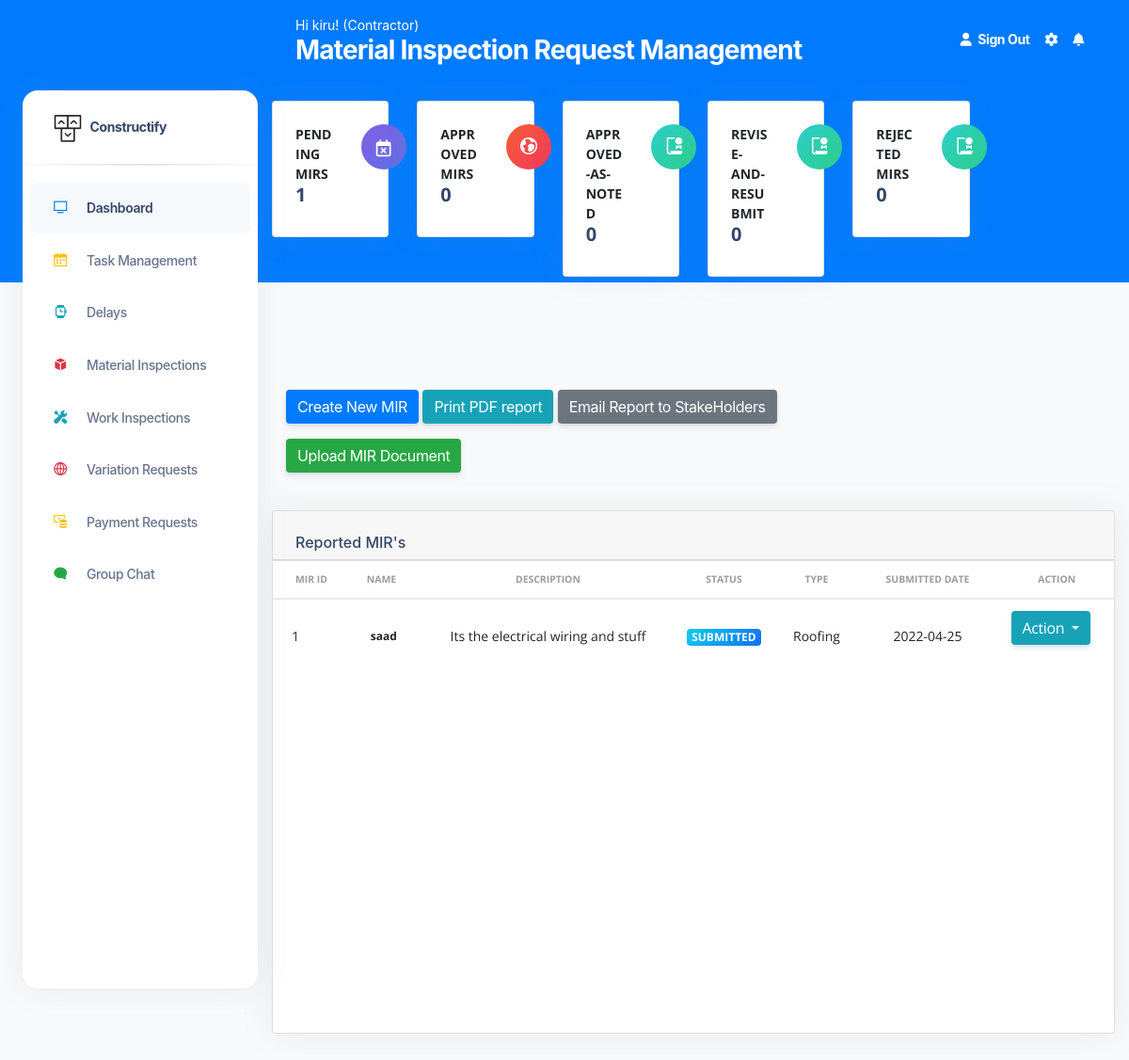
The page /MaterialInspectReqs (signed in) on the database its author committed.
### construct/models.py (models this page shows, shortened)
class User(db.Model, UserMixin):
    id = db.Column(db.Integer(), nullable=False, primary_key=True)
    username = db.Column(db.String(length=30), nullable=False, unique=True)
    email_address = db.Column(db.String(length=50),
                              nullable=False, unique=True)
    password_hash = db.Column(db.String(length=50),
                              nullable=False, unique=True)
    role = db.Column(db.String(length=30), nullable=False, unique=False)
    contact_number = db.Column(db.String(length=30), nullable=False, unique=False)
    @property
    def password(self):
        return self.password

class MaterialInspectionRequests(db.Model):
    id = db.Column(db.Integer(), nullable=False, primary_key=True)
    type = db.Column(db.String(length=30), nullable=False)
    name = db.Column(db.String(length=30), nullable=False)
    description = db.Column(db.String(length=30), nullable=False)
    status = db.Column(db.String(length=30), nullable=True, default="Submitted")
    submitted_date = db.Column(db.String(length=30), nullable=False)

### construct/routes.py (the view)
@app.route("/MaterialInspectReqs", methods=['GET', 'POST'])
@login_required
def material_inspection_page():
    db.create_all()
    pending_mirs= MaterialInspectionRequests.query.filter(MaterialInspectionRequests.status == "Submitted").count()
    approved_mirs= MaterialInspectionRequests.query.filter(MaterialInspectionRequests.status == "Approved!").count()
    Approved_As_Noted_mirs= MaterialInspectionRequests.query.filter(MaterialInspectionRequests.status == "Approved-As-Noted").count()
    ReviseandReSubmit_mirs= MaterialInspectionRequests.query.filter(MaterialInspectionRequests.status == "Revise-and-ReSubmit").count()
    Rejected_mirs= MaterialInspectionRequests.query.filter(MaterialInspectionRequests.status == "Rejected").count()
    mir_list = MaterialInspectionRequests.query.all()
    page_message="Material Inspection Request Management"
    for mir in mir_list:
        print(mir.id)
        print(mir.name)
        print(mir.description)
        print(mir.status)
    if request.method == "GET":
        return render_template('MaterialInspectionManagementPage.html',pending_mirs=pending_mirs,approved_mirs=approved_mirs,Approved_As_Noted_mirs=Approved_As_Noted_mirs,
        ReviseandReSubmit_mirs=ReviseandReSubmit_mirs,Rejected_mirs=Rejected_mirs,mir_list=mir_list,page_message=page_message )

### construct/models.py (called while the page is built)
@login_manager.user_loader
def load_user(user_id):
    return User.query.get(int(user_id))

### construct/templates/MaterialInspectionManagementPage.html (shortened to what this page needs)
<!DOCTYPE html>
<html lang="en">
<head>
  <link href="{{ url_for('static', filename='assets')}}/css/nucleo-icons.css" rel="stylesheet" />
  <link href="{{ url_for('static', filename='assets')}}/css/nucleo-svg.css" rel="stylesheet" />
  <link href="{{ url_for('static', filename='assets')}}/css/nucleo-svg.css" rel="stylesheet" />
  <link id="pagestyle" href="{{ url_for('static', filename='assets')}}/css/argon-dashboard.css?v=2.0.2"
    rel="stylesheet" />
  <link rel="stylesheet" type="text/css"
    href="https://stackpath.bootstrapcdn.com/bootstrap/4.2.1/css/bootstrap.min.css">
</head>
{% include 'includes/GlobalSideNavbar.html' %}
<main class="main-content position-relative border-radius-lg ">
  {% include 'includes/GlobalNavbar.html' %}
  <div class="container-fluid py-4">
    <div class="row">
      <div class="col-xl-2 col-sm-6 mb-xl-0 mb-4">
        <div class="card">
          <div class="card-body p-4">
            <div class="row">
              <div class="col-8">
                <div class="numbers">
                  <p class="text-sm mb-0 text-uppercase font-weight-bold">Pending MIRs</p>
                  <h5 class="font-weight-bolder">
                    {{pending_mirs}}
                  </h5>
                </div>
              </div>
              <div class="col-4 text-end">
                <div class="icon icon-shape bg-gradient-primary shadow-primary text-center rounded-circle">
                  <i class="fa fa-calendar-times-o text-lg opacity-10" aria-hidden="true"></i>
                </div>
              </div>
            </div>
          </div>
        </div>
      </div>
      <div class="col-xl-2 col-sm-6 mb-xl-0 mb-4">
        <div class="card">
          <div class="card-body p-4">
            <div class="row">
              <div class="col-8">
                <div class="numbers">
                  <p class="text-sm mb-0 text-uppercase font-weight-bold">Approved MIRs</p>
                  <h5 class="font-weight-bolder">
                    {{approved_mirs}}
                  </h5>
                </div>
              </div>
              <div class="col-4 text-end">
                <div class="icon icon-shape bg-gradient-danger shadow-danger text-center rounded-circle">
                  <i class="ni ni-world text-lg opacity-10" aria-hidden="true"></i>
                </div>
              </div>
            </div>
          </div>
        </div>
      </div>
      <div class="col-xl-2 col-sm-6 mb-xl-0 mb-4">
        <div class="card">
          <div class="card-body p-4">
            <div class="row">
              <div class="col-8">
                <div class="numbers">
                  <p class="text-sm mb-0 text-uppercase font-weight-bold">Approved-As-Noted</p>
                  <h5 class="font-weight-bolder">
                    {{Approved_As_Noted_mirs}}
                  </h5>
                </div>
              </div>
              <div class="col-4 text-end">
                <div class="icon icon-shape bg-gradient-success shadow-success text-center rounded-circle">
                  <i class="ni ni-paper-diploma text-lg opacity-10" aria-hidden="true"></i>
                </div>
              </div>
            </div>
          </div>
        </div>
      </div>
      <div class="col-xl-2 col-sm-6 mb-xl-0 mb-4">
        <div class="card">
          <div class="card-body p-4">
            <div class="row">
              <div class="col-8">
                <div class="numbers">
                  <p class="text-sm mb-0 text-uppercase font-weight-bold">Revise-and-ReSubmit</p>
                  <h5 class="font-weight-bolder">
                    {{ReviseandReSubmit_mirs}}
                  </h5>
                </div>
              </div>
              <div class="col-4 text-end">
                <div class="icon icon-shape bg-gradient-success shadow-success text-center rounded-circle">
                  <i class="ni ni-paper-diploma text-lg opacity-10" aria-hidden="true"></i>
                </div>
              </div>
            </div>
          </div>
        </div>
      </div>
      <div class="col-xl-2 col-sm-6 mb-xl-0 mb-4">
        <div class="card">
          <div class="card-body p-4">
            <div class="row">
              <div class="col-8">
                <div class="numbers">
                  <p class="text-sm mb-0 text-uppercase font-weight-bold">Rejected MIRs </p>
                  <h5 class="font-weight-bolder">
                    {{Rejected_mirs}}
                  </h5>
                </div>
              </div>
              <div class="col-4 text-end">
                <div class="icon icon-shape bg-gradient-success shadow-success text-center rounded-circle">
                  <i class="ni ni-paper-diploma text-lg opacity-10" aria-hidden="true"></i>
                </div>
              </div>
            </div>
          </div>
        </div>
      </div>
    </div>
  </div>
  <br><br><br><br>
 <div class="col-10">
    <div class="container">
      <div class="row">
        <div class="col text-left">
         {% if current_user.role == 'Contractor' %}
          <a href="{{url_for('MIRCreate')}}" class="btn btn-primary" role="button" aria-disabled="true"
            target="_blank">Create New MIR</a>
          {% endif %}
               <a href="{{url_for('MIRPDFPage')}}" class="btn btn-info" role="button" aria-disabled="true"
            target="_blank">Print PDF report</a>
               <a href="{{url_for('MIRPDFPageEmail')}}" class="btn btn-secondary" role="button" aria-disabled="true"
            target="_blank">Email Report to StakeHolders</a>
               {% if current_user.role == 'Contractor' %}
          <a href="{{url_for('MIRDocumentUploadPage')}}" class="btn btn-success" role="button" aria-disabled="true"
            target="_blank">Upload MIR Document</a>
          {% endif %}
        </div>
      </div>
    </div>
  </div>
  <div class="container-fluid py-4">
    <div class="row">
      <div class="col-12">
        <div class="card mb-4">
          <div class="card-header pb-0">
            <h6>Reported MIR's</h6>
          </div>
          <div class="card-body px-0 pt-0 pb-10">
            <div class="table-responsive p-0">
              <table class="table align-items-center mb-10">
                <thead>
                  <tr>
                    <th class="text-uppercase text-secondary text-xxs font-weight-bolder opacity-7">MIR ID</th>
                    <th class="text-uppercase text-secondary text-xxs font-weight-bolder opacity-7 ps-2">Name</th>
                    <th class="text-center text-uppercase text-secondary text-xxs font-weight-bolder opacity-7">Description</th>
                    <th class="text-center text-uppercase text-secondary text-xxs font-weight-bolder opacity-7">Status</th>
                    <th class="text-center text-uppercase text-secondary text-xxs font-weight-bolder opacity-7">Type</th>
                    <th class="text-center text-uppercase text-secondary text-xxs font-weight-bolder opacity-7">Submitted Date</th>
                    <th class="text-center text-uppercase text-secondary text-xxs font-weight-bolder opacity-7">Action</th>
                  </tr>
                </thead>
                <tbody>
                  {% for mir in mir_list %}
                  <tr>
                    <td>
                      <div class="d-flex px-2 py-1">
                        <div class="d-flex flex-column justify-content-center">
                          <h6 class="mb-0 text-sm">{{mir.id}}</h6>
                        </div>
                      </div>
                    </td>
                    <td>
                      <p class="text-xs font-weight-bold mb-0">{{mir.name}}</p>
                    </td>
                    <td class="align-middle text-center text-sm">
                      <p class="mb-0 text-sm">{{mir.description}}</p>
                    </td>
                    {% if 'Submitted' in mir.status %}
                    <td class="align-middle text-center">
                      <span class="badge badge-sm bg-gradient-info">{{mir.status}}</span>
                    </td>
                    {% endif %}
                    <td class="align-middle text-center text-sm">
                      <p class="mb-0 text-sm">{{mir.type}}</p>
                    </td>
                    <td class="align-middle text-center">
                      <p class="mb-0 text-sm">{{mir.submitted_date}}</p>
                    </td>
                    <td class="align-middle">
                          <div class="btn-group">
                      <button type="button" class="btn btn-info dropdown-toggle" data-toggle="dropdown"
                          aria-haspopup="true" aria-expanded="false">
                         Action
                        </button>
                      </div>
                    </td>
                  </tr>
                  {% endfor %}
                </tbody>
              </table>
            </div>
          </div>
        </div>
      </div>
    </div>
  </div>
  </body>
</html>

### construct/templates/includes/GlobalNavbar.html (shortened to what this page needs)
<nav class="navbar navbar-main navbar-expand-lg px-0 mx-4 shadow-none border-radius-xl " id="navbarBlur" data-scroll="false">
    <div class="container-fluid py-1 px-3">
      <nav aria-label="breadcrumb">
        <ol class="breadcrumb bg-transparent mb-0 pb-0 pt-1 px-0 me-sm-6 me-5">
          <li class="breadcrumb-item text-sm text-white active" aria-current="page">Hi {{current_user.username}}! ({{current_user.role}}) </li>
        </ol>
        <h3 class="font-weight-bolder text-white mb-0"> {{page_message}}</h3>
      </nav>
        <ul class="navbar-nav  justify-content-end">
          <li class="nav-item d-flex align-items-left">
            <a href="{{url_for('logout_page')}}" class="nav-link text-white font-weight-bold px-0">
              <i class="fa fa-user me-sm-1"></i>
              <span class="d-sm-inline d-none">Sign Out</span>
            </a>
          </li>
          <li class="nav-item px-3 d-flex align-items-center">
            <a href="javascript:;" class="nav-link text-white p-0">
              <i class="fa fa-cog fixed-plugin-button-nav cursor-pointer"></i>
            </a>
          </li>
          <li class="nav-item dropdown pe-2 d-flex align-items-center">
            <a href="javascript:;" class="nav-link text-white p-0" id="dropdownMenuButton" data-bs-toggle="dropdown" aria-expanded="false">
              <i class="fa fa-bell cursor-pointer"></i>
            </a>
          </li>
        </ul>
      </div>
  </nav>

### construct/static/assets/css/nucleo-svg.css (style rules this page uses)
.icon { display: inline-block; color: #111111; height: 1em; width: 1em; }
.icon { fill: currentColor; stroke: none; }

### rows shown on the page
User: username "kiru", role "Contractor"
MaterialInspectionRequests: id "1", name "saad", description "Its the electrical wiring and stuff", status "SUBMITTED", type "Roofing", submitted_date "2022-04-25"

### other values the page prints
{{ page_message }} "Material Inspection Request Management"
{{ pending_mirs }} "1"
{{ approved_mirs }} "0"
{{ Approved_As_Noted_mirs }} "0"
{{ ReviseandReSubmit_mirs }} "0"
{{ Rejected_mirs }} "0"
